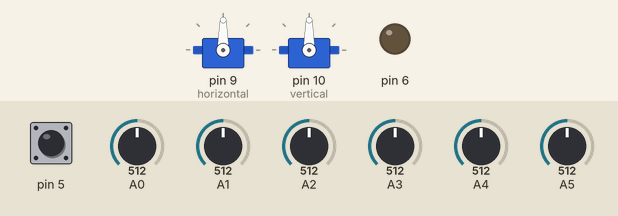
The sketch below on a simulated Arduino Uno, built with avr-gcc and run on an emulated ATmega328P. Parts: 2 × servo, output pins drawn as LEDs (lit = HIGH). The inputs (shaded band) are chosen by the test bench; at power-on: A2 = 512, pin 5 HIGH, A3 = 512, A4 = 512, A5 = 512, A0 = 512, A1 = 512.

Above: at 2.2 s.
2.3 s: A2 set to 529
At 3.5 s:
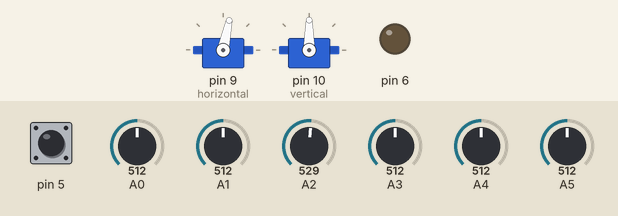
5.3 s: pin 5 pulled LOW for 0.25 s
At 6.0 s:
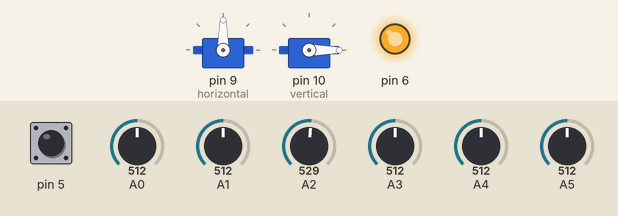
7.0 s: pin 5 pulled LOW for 1 s
At 9.9 s:
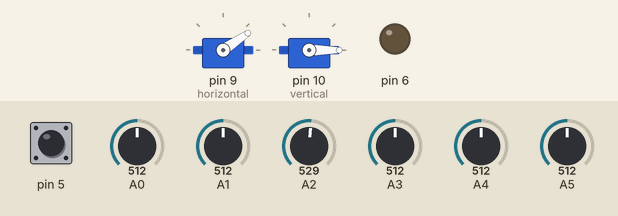
10.0 s: A3 set to 528
At 10.6 s:
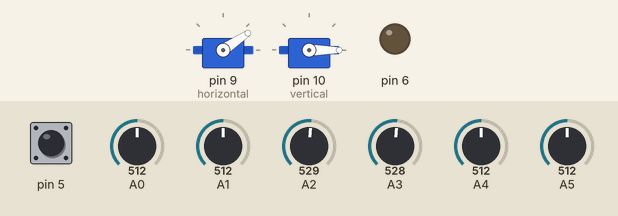
11.5 s: A4 set to 529
At 13.13 s:
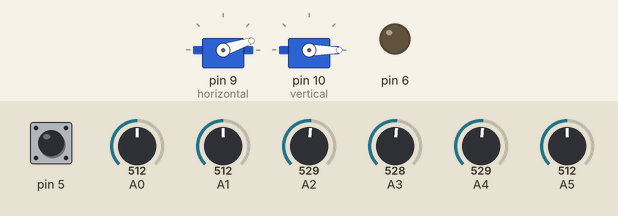
14.5 s: A5 set to 716
Timing chart, 0 to 21.7 s (numbered marks = the images above; inputs shaded):
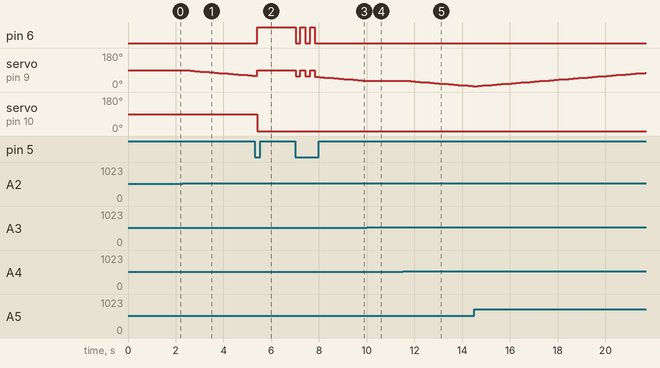

The sketch:

Proyecto1.ino
```cpp
//Dual axis solar tracker Arduino

//Giralsol
#include <Servo.h>

Servo horizontal;
Servo vertical;

int up_left; //Fotorresistor de arriba a la izquierda
int up_right; //Fotorresistor de arriba a la derecha
int botton_left;//Fotorresistor de abajo a la izquierda
int botton_right;//Fotorresistor de abajo a la derecha
int prom_right;//Promedio del valor de los fotorresistores a la derecha
int prom_left;//Promedio del valor de los fotorresistores a la izquierda
int prom_up;//Promedio del valor de los fotorresistores de arriba
int prom_botton;//Promedio del valor de los fotorresistores de abajo
int servovLimitHigh = 90;//Máximo valor de giro del servo de movimiento vertical
int servovLimitLow = 0;//Mínimo valor de giro del servo de movimiento vertical
int servohLimitHigh = 180;//Máximo valor de giro del servo de movimiento horizontal
int servohLimitLow = 0;//Mínimo valor de giro del servo de movimiento horizontal
int servov = 0;//Posición inicial servo de movimiento vertical
int servoh = 90;//Posición inicial servo de movimiento horizontal
int urX = 90;//Posición inicial servo de movimiento horizontal al activar el control manual
int urY = 0;//Posición inicial de servo de movimiento vertical al activar el control manual
int cont = 0;//Contador: Cuenta las veces que el botón central del joystick es presionado para cambiar el de control manual a automático o viceversa

void setup () {
  Serial.begin(9600);
  pinMode(5, INPUT_PULLUP);
  pinMode(6, OUTPUT);
  horizontal.attach(9);
  vertical.attach(10);
  horizontal.write(servoh);
  vertical.write(servoh);
  delay(1000);
}

void loop() {
  up_left = analogRead(A2);
  up_right = analogRead(A3);
  botton_left = analogRead(A4);
  botton_right = analogRead(A5);

  prom_right = (botton_right + up_right)/2;
  prom_left = (botton_left + up_left)/2;
  prom_up = (up_left + up_right)/2;
  prom_botton = (botton_left + botton_right)/2;
  int dvert = prom_up - prom_botton;
  int dhoriz = prom_right - prom_left;

  int dtime = 200; int tol = 300;
////////////////////// Control automático //////////////////
  if (digitalRead(5) != 1) {
    cont = ++cont;
  }
  if (cont%2 == 0){
    digitalWrite(6, LOW);
    //Servo vertical
    if (-1*tol > dvert || dvert > tol) {
      if (prom_up < prom_botton) {
        servov = servov -2;
         if (servov < servovLimitLow) {
          servov = servovLimitLow;
         }
      }
      else if (prom_up > prom_botton) {
        servov = servov +2;
        if (servov > servovLimitHigh) {
          servov = servovLimitHigh;
        }
      }
      vertical.write(servov);
    }
    //Servo horizontal
    if (-1*tol > dvert || dvert < tol) {
      if (prom_right< prom_left) {
        servoh = servoh -2;
        if (servoh < servohLimitLow) {
          servoh = servohLimitLow;
        }
      }
      else if (prom_right > prom_left) {
        servoh = servoh +2;
        if (servoh > servohLimitHigh) {
          servoh = servohLimitHigh;
        }
      }
      horizontal.write(servoh);
    }
  }
 ///////////////// Modo manual///////////////

 else {
  digitalWrite(6, HIGH);
  //Servo vertical
  if (analogRead(1) <= 1023 && analogRead(1) >= 1000) {
    urY = urY +5;
    if (urY > servovLimitHigh) {
      urY = servovLimitHigh;
    }
  }
  if (analogRead(1) <= 20 && analogRead(1) >= 0) {
    urY = urY -5;
    if (urY < servovLimitLow) {
     urY = servovLimitLow;
    }
  }
  vertical.write(urY);
  //Servo horizontal
  if (analogRead(0) <= 1023 && analogRead(0) >= 1000) {
    urX = urX -5;
    if (urX < servohLimitLow) {
      urX = servohLimitLow;
    }
  }
  if (analogRead(0) <= 20 && analogRead(0) >= 0) {
    urX = urX + 5;
    if (urX > servohLimitHigh) {
      urX = servohLimitHigh;
    }
  }
  horizontal.write(urX);
 }

 delay(dtime);

}
```

Measured:
- the behaviour switches between 513 and 514 on A2 (found by bisection; images 0 and 1)
- the behaviour switches between 512 and 513 on A4 (found by bisection; images 4 and 5)
- after the input at 2.3 s, servo on pin 9 (horizontal): moves from 90° to 60° over 2.8 s, starting after 0.10 s
- after the input at 5.3 s, pin 6: LOW → HIGH after 0.11 s; servo on pin 10 (vertical): 90° → 0° after 0.11 s
- after the input at 10.0 s, servo on pin 9 (horizontal): stays 34° (without the input it goes to 32° after 0.03 s)
- after the input at 11.5 s, servo on pin 9 (horizontal): moves from 34° to 4° over 2.8 s, starting after 0.14 s
